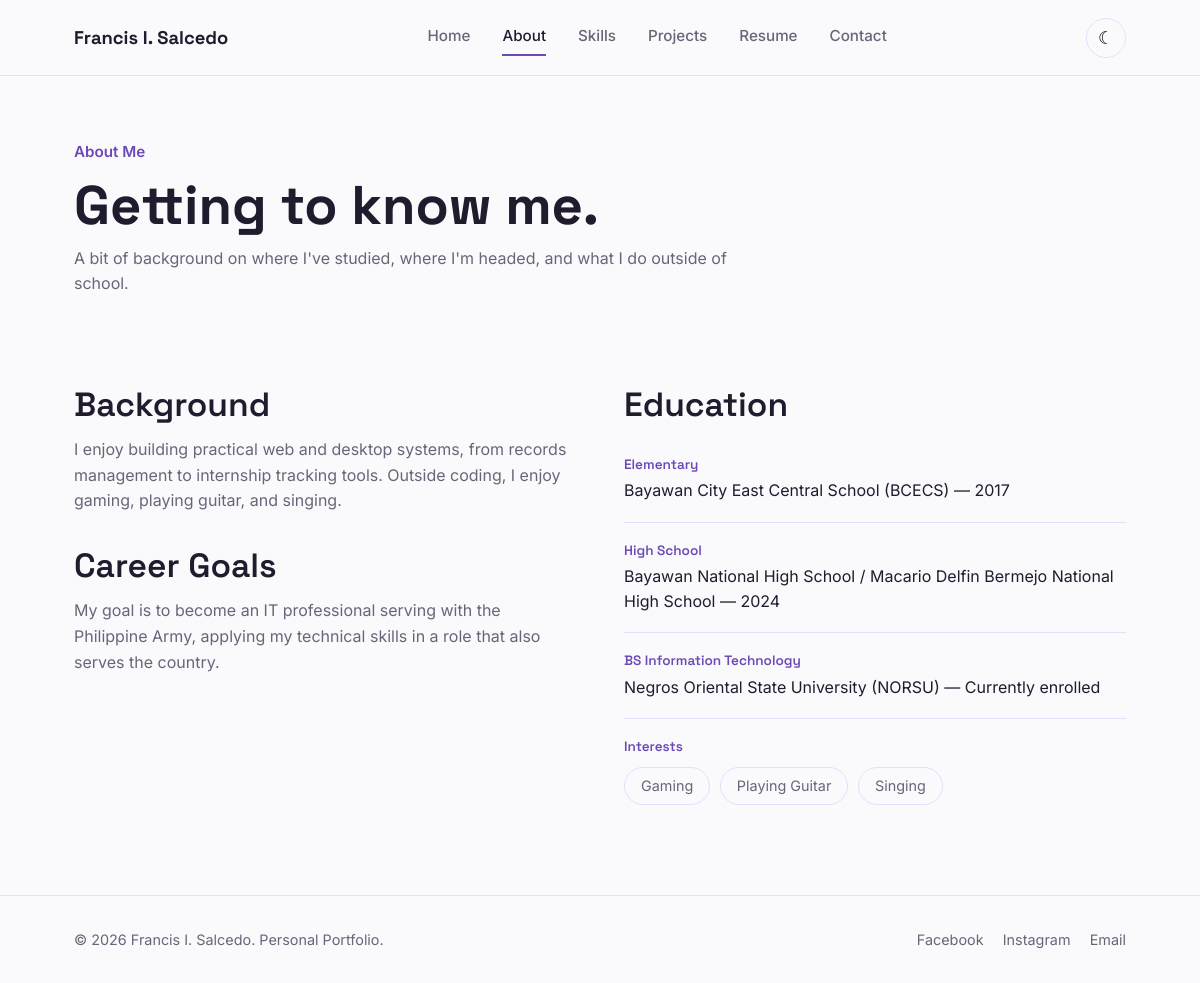
Page /about.php on the committed database.
### tables this page shows
CREATE TABLE settings (setting_key VARCHAR(100) PRIMARY KEY,setting_value TEXT NOT NULL);

CREATE TABLE education (id INT UNSIGNED AUTO_INCREMENT PRIMARY KEY,institution VARCHAR(200) NOT NULL,qualification VARCHAR(200) NOT NULL,period VARCHAR(100) NOT NULL DEFAULT '',details TEXT NOT NULL,sort_order INT NOT NULL DEFAULT 0);

### includes/bootstrap.php (called while the page is built, shortened)
<?php
function db(): PDO
{
    static $pdo = null;
    if ($pdo instanceof PDO) return $pdo;
    $privateConfig = __DIR__ . '/database.local.php';
    $fileConfig = is_file($privateConfig) ? require $privateConfig : [];
    $host = getenv('PORTFOLIO_DB_HOST') ?: ($fileConfig['host'] ?? '127.0.0.1');
    $name = getenv('PORTFOLIO_DB_NAME') ?: ($fileConfig['name'] ?? 'portfolio');
    $user = getenv('PORTFOLIO_DB_USER') ?: ($fileConfig['user'] ?? 'root');
    $pass = getenv('PORTFOLIO_DB_PASSWORD');
    if ($pass === false) $pass = $fileConfig['password'] ?? '';
    try {
        $pdo = new PDO("mysql:host={$host};dbname={$name};charset=utf8mb4", $user, $pass, [
            PDO::ATTR_ERRMODE => PDO::ERRMODE_EXCEPTION,
            PDO::ATTR_DEFAULT_FETCH_MODE => PDO::FETCH_ASSOC,
            PDO::ATTR_EMULATE_PREPARES => false,
        ]);
    } catch (PDOException $exception) {
        error_log('Portfolio database connection failed: ' . $exception->getMessage());
        throw new RuntimeException('Database connection failed. Check the database configuration.');
    }
    return $pdo;
}
function e(?string $value): string { return htmlspecialchars($value ?? '', ENT_QUOTES | ENT_SUBSTITUTE, 'UTF-8'); }
function portfolio_setting(string $key, string $fallback = ''): string
{
    $q = db()->prepare('SELECT setting_value FROM settings WHERE setting_key = ?'); $q->execute([$key]);
    $value = $q->fetchColumn(); return $value === false ? $fallback : (string)$value;
}
?>

### about.php (the view, shortened to what this page needs)
<?php
require_once __DIR__ . '/includes/bootstrap.php';
$name = portfolio_setting('name', 'Francis I. Salcedo');
$biography = portfolio_setting('biography', 'I am studying Information Technology at Negros Oriental State University and enjoy building systems that solve practical problems.');
$careerGoals = portfolio_setting('career_goals', 'My goal is to become an IT professional serving with the Philippine Army, applying my technical skills in a role that also serves the country.');
$interests = array_filter(array_map('trim', explode(',', portfolio_setting('interests', 'Gaming, Playing Guitar, Singing'))));
$education = db()->query('SELECT institution, qualification, period, details FROM education ORDER BY sort_order, id DESC')->fetchAll();
?>
<!DOCTYPE html>
<html lang="en"><head><meta charset="UTF-8"><meta name="viewport" content="width=device-width, initial-scale=1.0"><title>About — <?= e($name) ?></title>
<link rel="stylesheet" href="css/style.css"></head>
<body><header class="navbar"><div class="nav-inner"><a href="index.php" class="nav-brand"><?= e($name) ?></a><nav class="nav-links" id="navLinks"><a href="index.php">Home</a><a href="about.php" aria-current="page">About</a><a href="skills.php">Skills</a><a href="projects.php">Projects</a><a href="resume.php">Resume</a><a href="contact.php">Contact</a></nav><div class="nav-controls"><button class="theme-toggle" id="themeToggle" aria-label="Toggle dark mode">☾</button><button class="hamburger" id="hamburger" aria-label="Open menu" aria-expanded="false"><span></span><span></span><span></span></button></div></div></header>
<main><section class="page-hero container"><p class="section-label">About Me</p><h1>Getting to know me.</h1><p>A bit of background on where I've studied, where I'm headed, and what I do outside of school.</p></section><section class="section container"><div class="grid-2"><div><h2>Background</h2><p><?= nl2br(e($biography)) ?></p><h2 style="margin-top:2rem">Career Goals</h2><p><?= nl2br(e($careerGoals)) ?></p></div><div class="about-facts"><h2>Education</h2><?php if($education): foreach($education as $item): ?><div class="fact-item"><h4><?= e($item['qualification']) ?></h4><p><?= e($item['institution']) ?><?= $item['period'] !== '' ? ' — '.e($item['period']) : '' ?></p><?php if($item['details'] !== ''): ?><p><?= nl2br(e($item['details'])) ?></p><?php endif; ?></div><?php endforeach; else: ?><p>Education details have not been added yet.</p><?php endif; ?><div class="fact-item" style="border-bottom:none"><h4>Interests</h4><div class="interest-tags"><?php foreach($interests as $interest): ?><span><?= e($interest) ?></span><?php endforeach; ?></div></div></div></div></section></main>
<footer class="site-footer"><div class="container footer-inner"><p>&copy; <?= date('Y') ?> <?= e($name) ?>. Personal Portfolio.</p><div class="footer-socials"><a href="https://www.facebook.com/francis.salcedo.26" target="_blank" rel="noopener">Facebook</a><a href="https://www.instagram.com/washi.washi.26" target="_blank" rel="noopener">Instagram</a><a href="mailto:<?= e(portfolio_setting('email', 'salcedofrancis88@gmail.com')) ?>">Email</a></div></div></footer><button id="scrollTopBtn" aria-label="Scroll to top">↑</button><script src="js/script.js"></script></body></html>

### css/style.css (style rules this page uses)
:root { --bg: #fafafc; --surface: #f1edfb; --surface-2: #ffffff; --border: #e4defd; --text: #211b2e; --text-muted: #6b6478; --primary: #6c4ab6; --primary-dark: #4e3390; --accent: #b79ced; --on-primary: #ffffff; --radius: 10px; --max-width: 1100px; --shadow: 0 1px 0 rgba(33, 27, 46, 0.04); }
* { box-sizing: border-box; margin: 0; padding: 0; }
html { scroll-behavior: smooth; }
body { background: var(--bg); color: var(--text); font-family: 'Inter', system-ui, -apple-system, sans-serif; font-size: 16px; line-height: 1.6; transition: background 0.25s ease, color 0.25s ease; }
h1, h2, h3, h4 { font-family: 'Space Grotesk', 'Inter', sans-serif; font-weight: 600; line-height: 1.2; color: var(--text); }
h1 { font-size: clamp(2.2rem, 5vw, 3.4rem); font-weight: 700; }
h2 { font-size: clamp(1.6rem, 3vw, 2.1rem); margin-bottom: 0.75rem; }
p { color: var(--text-muted); max-width: 65ch; }
a { color: inherit; text-decoration: none; }
button { font-family: inherit; cursor: pointer; border: none; background: none; }
.container { max-width: var(--max-width); margin: 0 auto; padding: 0 1.5rem; }
.section { padding-top: 4.5rem; padding-bottom: 4.5rem; }
.section-label { color: var(--primary); font-weight: 600; font-size: 0.95rem; margin-bottom: 0.5rem; }
.navbar { position: sticky; top: 0; z-index: 100; background: color-mix(in srgb, var(--bg) 88%, transparent); backdrop-filter: blur(10px); border-bottom: 1px solid var(--border); }
.nav-inner { display: flex; align-items: center; justify-content: space-between; padding: 1.1rem 1.5rem; max-width: var(--max-width); margin: 0 auto; }
.nav-brand { font-family: 'Space Grotesk', sans-serif; font-weight: 700; font-size: 1.15rem; }
.nav-links { display: flex; gap: 2rem; align-items: center; }
.nav-links a { color: var(--text-muted); font-weight: 500; font-size: 0.95rem; padding: 0.3rem 0; border-bottom: 2px solid transparent; transition: color 0.15s ease, border-color 0.15s ease; }
.nav-links a:hover, .nav-links a.active { color: var(--text); border-color: var(--primary); }
.nav-controls { display: flex; align-items: center; gap: 0.75rem; }
.theme-toggle { width: 40px; height: 40px; border-radius: 50%; border: 1px solid var(--border); display: flex; align-items: center; justify-content: center; font-size: 1.1rem; }
.site-footer { border-top: 1px solid var(--border); padding: 2rem 0; color: var(--text-muted); font-size: 0.9rem; }
.footer-inner { display: flex; justify-content: space-between; align-items: center; flex-wrap: wrap; gap: 1rem; }
.footer-socials { display: flex; gap: 1.2rem; }
.footer-socials a { color: var(--text-muted); }
.grid-2 { display: grid; grid-template-columns: 1fr 1fr; gap: 3rem; }
.about-facts { display: flex; flex-direction: column; gap: 1.25rem; }
.fact-item { border-bottom: 1px solid var(--border); padding-bottom: 1.1rem; }
.fact-item h4 { font-size: 0.85rem; color: var(--primary); margin-bottom: 0.3rem; text-transform: none; }
.fact-item p { color: var(--text); }
.interest-tags { display: flex; flex-wrap: wrap; gap: 0.6rem; margin-top: 0.75rem; }
.interest-tags span { border: 1px solid var(--border); border-radius: 999px; padding: 0.4rem 1rem; font-size: 0.9rem; color: var(--text-muted); }
.page-hero { padding-top: 3.5rem; padding-bottom: 1rem; }
.page-hero p { margin-top: 0.5rem; }

### rows in the picture
settings: setting_value "Francis I. Salcedo"
settings: setting_value "I enjoy building practical web and desktop systems, from records management to internship tracking tools. Outside coding, I enjoy gaming, playing guitar, and singing."
education: qualification "Elementary", institution "Bayawan City East Central School (BCECS)", period "2017"
education: qualification "High School", institution "Bayawan National High School / Macario Delfin Bermejo National High School", period "2024"
education: qualification "BS Information Technology", institution "Negros Oriental State University (NORSU)", period "Currently enrolled"

### other values in the picture
$careerGoals "My goal is to become an IT professional serving with the Philippine Army, applying my technical skills in a role that also serves the country."
$interest "Gaming"
$interest "Playing Guitar"
$interest "Singing"
